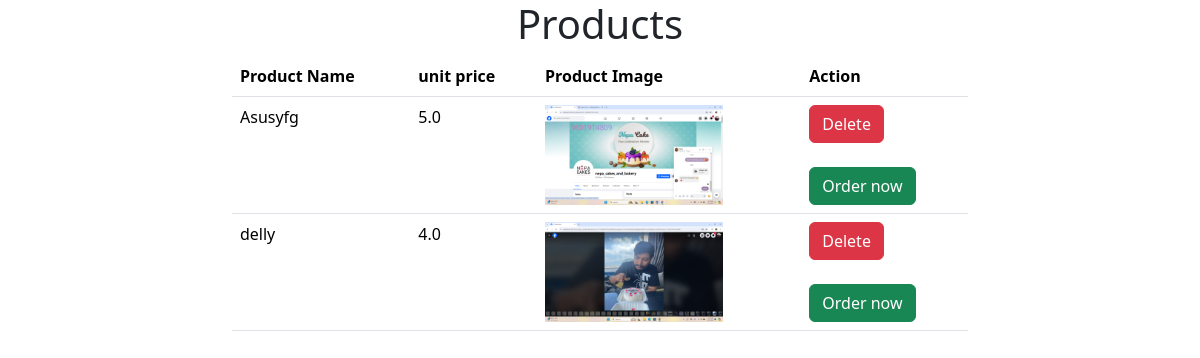
The page /users/cart/ (signed in) on the database its author committed.
### users/models.py (models this page shows)
class Cart(models.Model):
    product=models.ForeignKey(Product,on_delete=models.CASCADE)
    user=models.ForeignKey(User,on_delete=models.CASCADE)
    created_date=models.DateTimeField(auto_now_add=True)

### myapp/models.py (models this page shows, shortened)
class Product(models.Model):
    product_name=models.CharField(max_length=100)
    product_price=models.FloatField()
    stock=models.IntegerField()
    description=models.TextField()
    product_image=models.FileField(upload_to='static/uploads',null=True)
    created_at=models.DateTimeField(auto_now_add=True)
    category=models.ForeignKey(Category,on_delete=models.CASCADE,related_name='categories',null=True)

### users/views.py (the view)
# urls.py: path('cart/',show_cart_items),
@login_required
def show_cart_items(request):
    user=request.user
    items=Cart.objects.filter(user=user)
    context={
        'items':items
    }
    return render(request,'users/cart.html',context)

### users/templates/users/cart.html (shortened to what this page needs)
{% extends "layout.html" %}
{% load static %}
{% load crispy_forms_tags %}
{% block content %}
<h1 class="text-center">Products</h1>
<div class="container">
    <div class="row d-flex justify-content-center">
        <div class="col-md-8">
            {% if items|length < 1 %}
            <h2 class="text-center text-danger my-3">
                No items in the cart
            </h2>
            {% else %}
            <table class="table table-border">
                <thead>
                    <tr>
                        <th>Product Name</th>
                        <th>unit price</th>
                        <th>Product Image</th>
                        <th>Action</th>
                    </tr>
                </thead>
                <tbody>
                    {% for i in items %}
                    <tr>
                        <td>{{i.product.product_name}}</td>
                        <td>{{i.product.product_price}}</td>
                        <td><img src="{{i.product.product_image.url}}" alt="" height="100px"></td>
                        <td>
                            <a href="{% url 'delete' i.id %}" class="btn btn-danger" onClick="return confirm('sachi delete garne ho?')">Delete</a>
                            <br>
                            <br>
                            <a href="/users/orderform/{{i.product.id}}/{{i.id}}" class="btn btn-success">Order now</a>
                        </td>
                    </tr>
                    {% endfor %}
                </tbody>
            </table>
            {% endif %}
        </div>
    </div>
</div>
{% endblock  %}

### rows shown on the page
Cart: product.product_name "Asusyfg", product.product_price "5.0", product.product_image (picture)
Cart: product.product_name "delly", product.product_price "4.0", product.product_image (picture)
